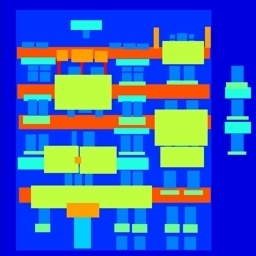
#> input picture datasets/facades/annotations/training/100_B.png, 256 x 256 px; its folder holds 4 pictures in this run
$ python preprocess.py
#> lines starting #> are read from the running program, lines starting #| are printed output that depends on the picture
import os
from PIL import Image
import numpy as np

data_dir = "./datasets/facades/annotations/training"
output_dir = "./datasets/facades/annotations/training_preprocessed"
os.makedirs(output_dir, exist_ok=True)

max_valid_label = 63  # num_classes - 1

for filename in os.listdir(data_dir):
    if filename.endswith(".png"):
        label_path = os.path.join(data_dir, filename)
        label = np.array(Image.open(label_path))
#> label is the input picture: shape (256, 256, 3); mean R, G, B 62, 96, 184.9
        print(f"Processing {filename} - Max label: {label.max()}")  # Debugging statement
#| Processing 100_B.png - Max label: 255
        label[label > max_valid_label] = 0  # Replace invalid labels with 0
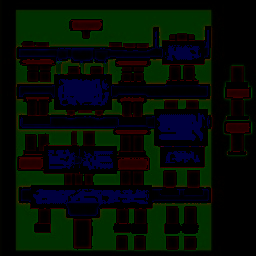
#> label: shape (256, 256, 3); mean R, G, B 4.1, 13.2, 5.8
        output_path = os.path.join(output_dir, filename)
        print(f"Saving processed file to {output_path}")  # Debugging statement
        Image.fromarray(label).save(output_path)
#> pass 2 of the loop `for filename in os.listdir(data_dir):`:
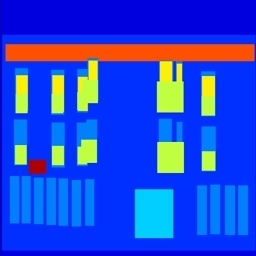
#> input picture datasets/facades/annotations/training/103_B.png, 256 x 256 px
#> label is the input picture: shape (256, 256, 3); mean R, G, B 35.5, 72.3, 214
#| Processing 103_B.png - Max label: 255
#> `label[label > max_valid_label] = 0`:
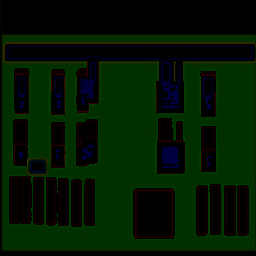
#> label: shape (256, 256, 3); mean R, G, B 2.7, 24.6, 1.8
#> pass 3 of the loop `for filename in os.listdir(data_dir):`:
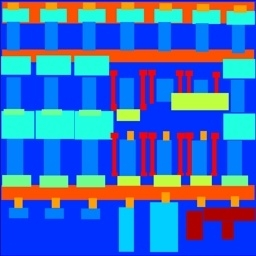
#> input picture datasets/facades/annotations/training/107_B.png, 256 x 256 px
#> label is the input picture: shape (256, 256, 3); mean R, G, B 62.7, 107.3, 190.8
#| Processing 107_B.png - Max label: 255
#> `label[label > max_valid_label] = 0`:
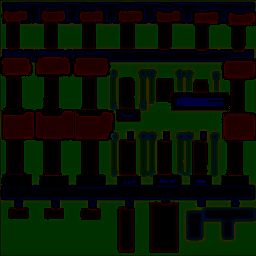
#> label: shape (256, 256, 3); mean R, G, B 7.9, 19, 2.9
#> the loop made 4 passes; the first 3 are shown
